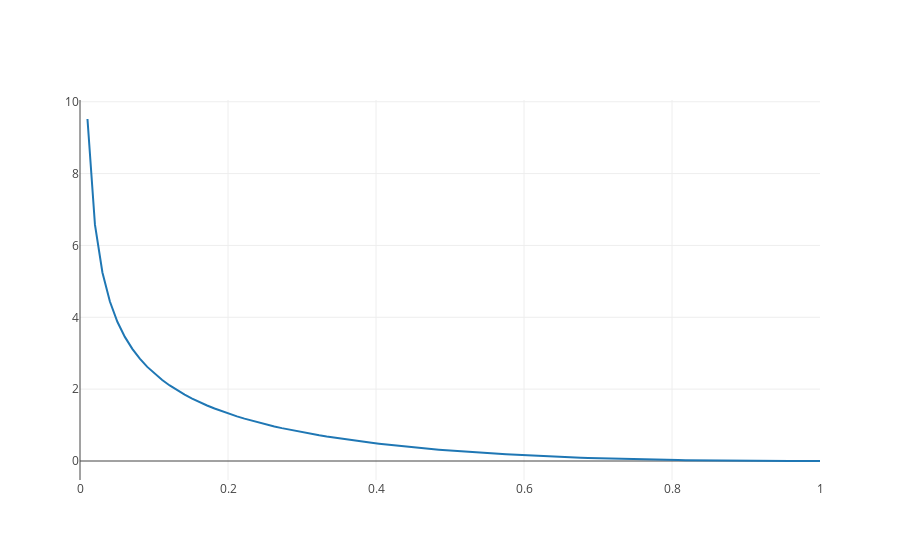

Notebook cell for this chart:
### Code cell
#@title Beta { run: "auto" }
a = 0.5 #@param {type:"slider", min:0, max:50, step:0.25}
b = 3.25 #@param {type:"slider", min:0, max:50, step:0.25}
x = torch.linspace(0, 1)
iplot(cs281.plot(x=x, y=ds.Beta(a, b).log_prob(x).exp()))
